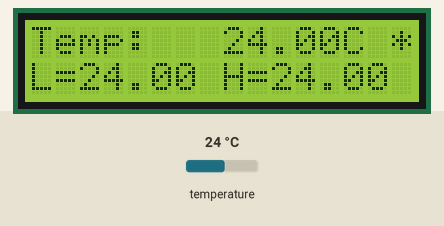
Bench run of a sketch on a simulated Arduino Uno, built with avr-gcc and run on an emulated ATmega328P. Shown: 16×2 character LCD. The test bench sets the inputs (shaded band); at power-on: temperature 24 °C.

Above: at 1.2 s.
1.3 s: temperature set to 12 °C
At 3.8 s:
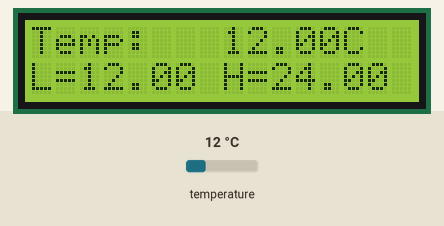
7.0 s: temperature set to 19 °C
At 9.3 s:
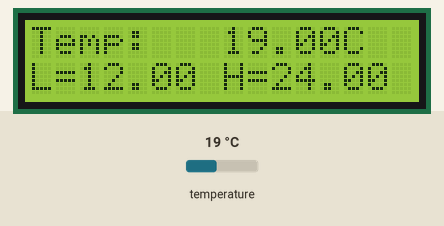
9.9 s: temperature set to 28 °C
At 12.9 s:
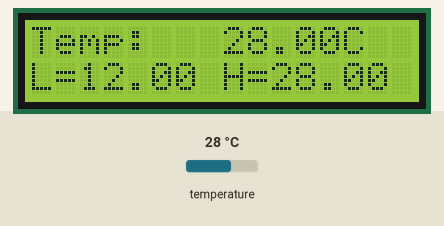
Timing chart, 0 to 14.4 s (numbered marks = the images above; inputs shaded):
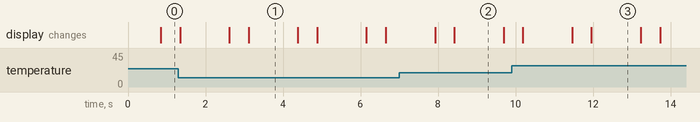

Measured:
- after the input at 1.3 s, the display: first differs from a run without the input after 1.3 s (image 1 shows a later state)
- after the input at 7.0 s, the display: first changes after 0.92 s (image 2 shows a later state)
- after the input at 9.9 s, the display: first differs from a run without the input after 1.6 s (image 3 shows a later state)
- what the display in image 1 shows lasts 1.3 s, from 3.1 s to 4.4 s

The sketch:

DS1820LCD_2.ino
```cpp
/*
  Beschreibung
*/
//Load Libraries
#include <OneWire.h>
#include <LiquidCrystal.h>
#include <DallasTemperature.h>

// initialize the library with the numbers of the interface pins
LiquidCrystal lcd(12, 11, 5, 4, 3, 2);

// DS1820 Data wire is plugged into pin 4 on the Arduino
#define ONE_WIRE_BUS 9

// Setup oneWire instance to communicate with devices
OneWire oneWire(ONE_WIRE_BUS);


// Variables for temperature readings
float myTemp;
float myHighTemp;
float myLowTemp = 50;

// Pass oneWire reference to Dallas Temperature.
DallasTemperature sensors(&oneWire);

void setup()
{
   // Initialise the LCD display
    initialiseLCD();

   // Start the OneWire library
   sensors.begin();
}

void loop()
{

  // Read the temperature
  readtemp();
  // Write results to the LCD
   LCDPrint();

}

void readtemp()
{
  // call sensors.requestTemperatures() to issue a global temperature
  // request to all devices on the bus
  sensors.requestTemperatures(); // Send the command to get temperatures
  myTemp = (sensors.getTempCByIndex(0));

// Set High or Low Temp
  if (myTemp < myLowTemp) {     myLowTemp = myTemp;   }   if (myTemp > myHighTemp) {
    myHighTemp = myTemp;
  }
}

void LCDPrint()
{
  lcd.setCursor (15, 0 );
  lcd.print("*");
  lcd.setCursor ( 8, 0 );
  lcd.print(myTemp);
  lcd.setCursor ( 0, 1 );
  lcd.print("L=");
  lcd.setCursor ( 2, 1 );
  lcd.print(myLowTemp);
  lcd.setCursor ( 8, 1 );
  lcd.print("H=");
  lcd.setCursor ( 10, 1 );
  lcd.print(myHighTemp);
  delay (500);
  lcd.setCursor (15, 0 );
  lcd.print(" ");
  delay (500);
}

void initialiseLCD()
{

  lcd.begin (16,2);

/* Switch on the backlight
  lcd.setBacklightPin(BACKLIGHT_PIN,POSITIVE);
  lcd.setBacklight(HIGH);
 */
// Goto first column (0 not 1!), first line (0 not 1!),
  lcd.setCursor ( 0, 0 );
// Print at cursor location
  lcd.print("Temp: ");
// Go to first column (0 not 1!), second line (which is 1 not 2!)
  lcd.setCursor ( 13, 0 );
// Print at cursor location
  lcd.print("C");
}
```
